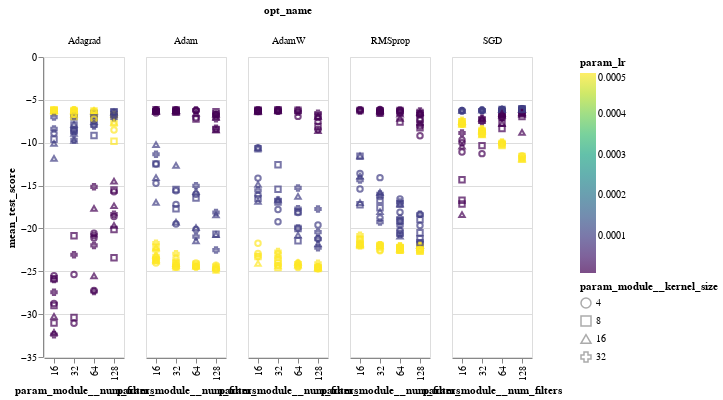

Source (notebook cell):
### Code cell
alt.Chart(sm_mres_df).mark_point().encode(
    x='param_module__num_filters:O',
    y='mean_test_score:Q',
    color=alt.Color('param_lr:Q',scale=alt.Scale(scheme='viridis')),
    column='opt_name:N',
#     detail='model_desc:N',
    shape="param_module__kernel_size:N",
    tooltip=["param_module__num_filters:N","param_module__kernel_size:N","param_lr:N","param_module__num_fc_nodes1:N"]
    
).interactive()

### Figure 1 — Vega-Lite specification as saved in the notebook (floating-point values rounded to 4 significant figures; data arrays with more than 128 entries replaced by an {"elided": "..."} marker saying what was removed)
{"config": {"view": {"continuousWidth": 400, "continuousHeight": 300}}, "data": {"name": "data-a3b7c6d42e61a2b9468f39f649872b9c"}, "mark": "point", "encoding": {"color": {"type": "quantitative", "field": "param_lr", "scale": {"scheme": "viridis"}}, "column": {"type": "nominal", "field": "opt_name"}, "shape": {"type": "nominal", "field": "param_module__kernel_size"}, "tooltip": [{"type": "nominal", "field": "param_module__num_filters"}, {"type": "nominal", "field": "param_module__kernel_size"}, {"type": "nominal", "field": "param_lr"}, {"type": "nominal", "field": "param_module__num_fc_nodes1"}], "x": {"type": "ordinal", "field": "param_module__num_filters"}, "y": {"type": "quantitative", "field": "mean_test_score"}}, "selection": {"selector002": {"type": "interval", "bind": "scales", "encodings": ["x", "y"]}}, "$schema": "https://vega.github.io/schema/vega-lite/v4.8.1.json", "datasets": {"data-a3b7c6d42e61a2b9468f39f649872b9c": {"elided": "500 records"}}}
